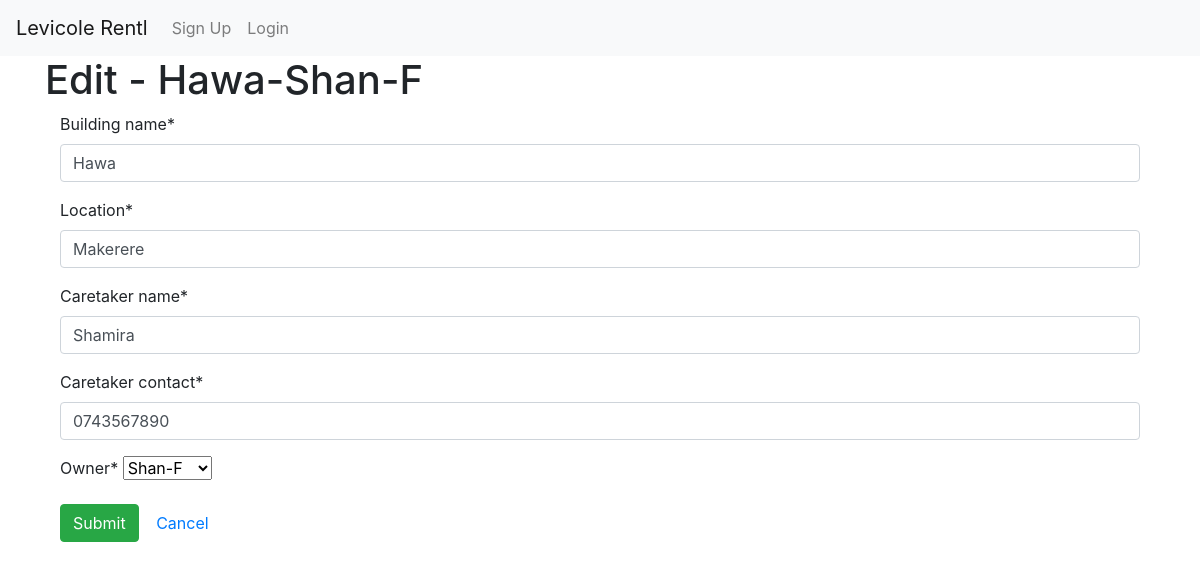
The app's page /edit_building/2/, older data.
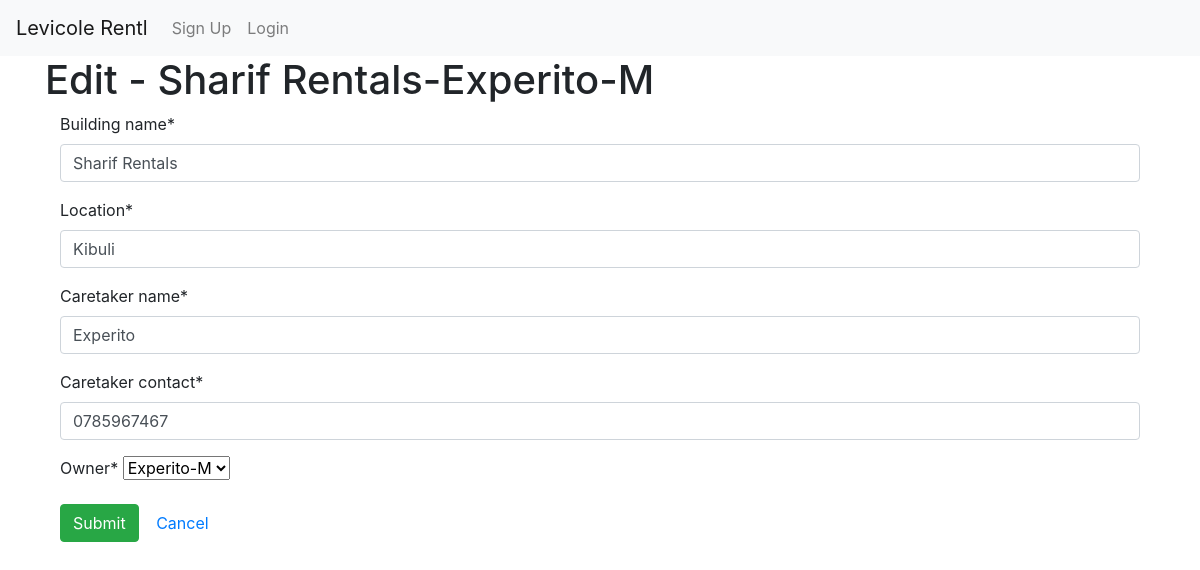
The same page, newer data.
### rentmanagement/models.py (models this page shows)
class Building(models.Model):
    building_name = models.CharField(max_length=50)
    location = models.CharField(max_length=50, default="N/A" )
    caretaker_name = models.CharField(max_length=50)
    caretaker_contact = models.CharField(max_length=10)
    owner = models.ForeignKey(Owner, on_delete=models.CASCADE)
    def __str__(self):
        return f"{self.building_name}-{self.owner}"

class Owner(models.Model):
    owner_name = models.CharField(max_length=50)
    gender = models.CharField(max_length=2, choices=gender_options)
    contact = models.CharField(max_length=10)
    address = models.CharField(max_length=50, null=True, blank=True, default="N/A")
    def __str__(self):
        return f"{self.owner_name}-{self.gender}"

### rentmanagement/views.py (the view)
# urls.py: path('edit_building/<int:building_id>/', edit_building_view, name='edit_building_page'),
def edit_building_view(request, building_id):
    message = ''
    building = Building.objects.get(id=building_id)
    if request.method =="POST":
        building_form = BuildingForm(request.POST, instance=building)
        if building_form.is_valid():
            building_form.save()
            message = "Changes Made Successfully"
        else:
            message = "Wrong Inputs"
    else:
        building_form = BuildingForm( instance= building)
    context= {
        'form':building_form,
        'building':building,
        'message': message,
    }
    return render(request, 'edit_building.html', context)

### rentmanagement/forms.py
class BuildingForm(ModelForm):
    class Meta:
        model = Building
        fields = '__all__'

### rentmanagement/templates/edit_building.html (shortened to what this page needs)
{% extends './base.html' %}
{% load crispy_forms_tags %}
{% block content %}
        <h1>Edit - {{building}}</h1>
        <div class="container">
            <form method="POST" enctype="multipart/form-data">
                {{form|crispy}}
                <input type="submit" class="btn btn-success">
                <a class="btn btn_primary" href="{% url 'add_building_page' %}">Cancel</a>
            </form>
        </div>
{% endblock content %}

Row changes from the older to the newer data that the page shows:
changed Building: building_name+owner "Hawa-Shan-F" → "Sharif Rentals-Experito-M"; building_name "Hawa" → "Sharif Rentals"; location "Makerere" → "Kibuli"; caretaker_name "Shamira" → "Experito"; caretaker_contact "0743567890" → "0785967467"; owner "Shan-F" → "Experito-M"
